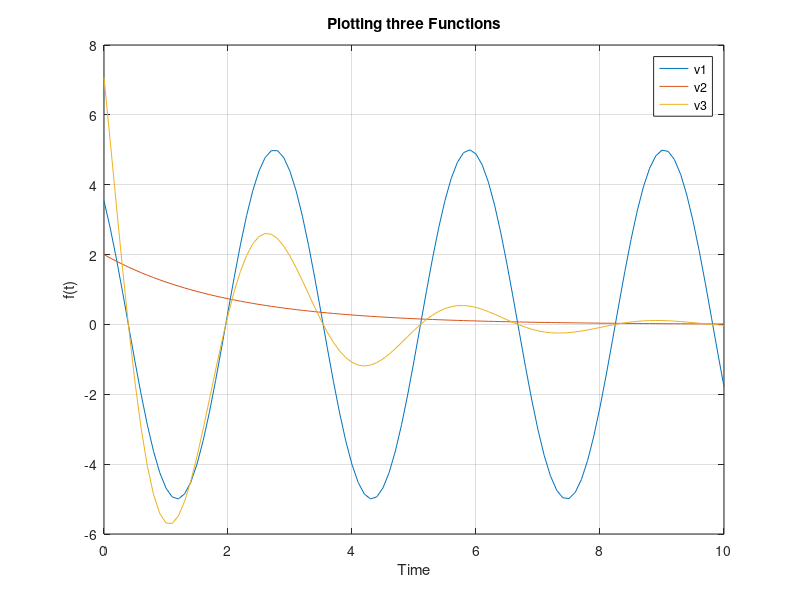

Write MATLAB code to recreate this figure.
%To plot the given Functions
clear all; close all; clc;
t=0:0.1:10;
v1=5*cos(2*t+0.7854);
v2=2*exp(-t/2);
v3=10*exp(-t/2).*cos(2*t+0.7854);
plot(t,v1,t,v2,t,v3)
grid
xlabel('Time')
ylabel('f(t)')
title('Plotting three Functions')
legend('v1','v2','v3')